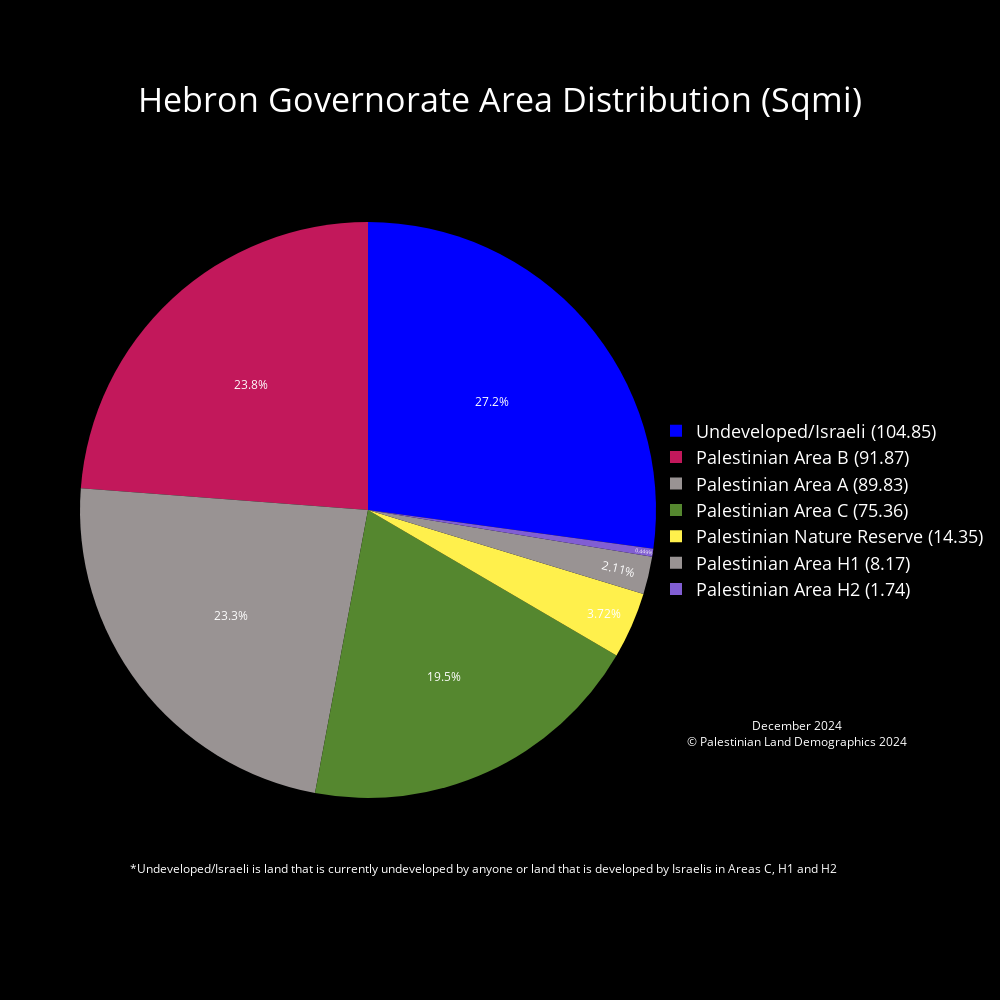

The notebook cell saved with this chart:
### Code cell
# Hebron Governorate
West_Bank_Governorates = Governorates_WB[Governorates_WB['Governorates_Code'] < 2000]
Hebron_gov = West_Bank_Governorates[West_Bank_Governorates['Governorates_Name'] == 'Hebron']
# Clip to Governorate
Hebron_land_mass = gpd.clip(Palestinian_Land_Mass, Hebron_gov)
Hebron_seam_zone = gpd.clip(Seam_Zone, Hebron_gov)
# Calculate Area for clipped layer
Hebron_land_mass['Area_sqmi'] = Hebron_land_mass['geometry'].to_crs(epsg=28191).area * 3.8610215854245e-7
Hebron_seam_zone['Area_sqmi'] = Hebron_seam_zone['geometry'].to_crs(epsg=28191).area * 3.8610215854245e-7
# Plot for Visualization
fig, ax = plt.subplots()
Hebron_gov.plot(ax = ax, facecolor = "white", edgecolor = "black", label = "Hebron Governorate")
Hebron_seam_zone.plot(ax=ax, facecolor = "#1a237e", edgecolor = "#1a237e", label = "Palestinian Seam Zone in Hebron")
Hebron_land_mass.plot(ax = ax, facecolor = "green", edgecolor = "green", label = "Palestinian Land Mass in Hebron")
plt.title(f"Palestinian Land Mass Hebron")
plt.xlabel('Longitude')
plt.ylabel('Latitude')
plt.show()
# Calculate the land mass in areas a, b, c etc..
Hebron_gov_area_a_area = Hebron_land_mass[Hebron_land_mass['CLASS'] == 'A']['Area_sqmi'].sum()
Hebron_gov_area_b_area = Hebron_land_mass[Hebron_land_mass['CLASS'] == 'B']['Area_sqmi'].sum()
Hebron_area_c_seam_zone = Hebron_seam_zone[Hebron_seam_zone['CLASS'] == 'C']['Area_sqmi'].sum()
Hebron_gov_area_c_area = Hebron_land_mass[Hebron_land_mass['CLASS'] == 'C']['Area_sqmi'].sum() + Hebron_area_c_seam_zone # for total Palestinian land in Area C
Hebron_gov_area_h1_area = Hebron_land_mass[Hebron_land_mass['CLASS'] == 'H1']['Area_sqmi'].sum()
Hebron_gov_area_h2_area = Hebron_land_mass[Hebron_land_mass['CLASS'] == 'H2']['Area_sqmi'].sum()
Hebron_gov_nature_reserve_area = Hebron_land_mass[Hebron_land_mass['CLASS'] == 'Nature Reserve']['Area_sqmi'].sum()
Hebron_gov_area = Governorates_WB[Governorates_WB["Governorates_Name"] == "Hebron"]["Area_sqmi"].iloc[0]
open_or_israeli_area = Hebron_gov_area - Hebron_gov_area_a_area - Hebron_gov_area_b_area - Hebron_gov_area_c_area - Hebron_gov_area_h1_area - Hebron_gov_area_h2_area - Hebron_gov_nature_reserve_area

# declaring data from land mass calculations
data = [Hebron_gov_area_a_area, Hebron_gov_area_b_area, Hebron_gov_area_c_area, Hebron_gov_area_h1_area, Hebron_gov_area_h2_area, Hebron_gov_nature_reserve_area, open_or_israeli_area]

# Custom color palette and labels
label_color_dict = {'Palestinian Area A' : '#999393', 'Palestinian Area B' : '#C2185B', 'Palestinian Area C' : '#55872F', 'Palestinian Area H1' : '#999393', 'Palestinian Area H2' : '#815ED3', 'Palestinian Nature Reserve' : '#FFF04C', 'Undeveloped/Israeli' : '#0000FF'}
labels = list(label_color_dict.keys())
palette_color = list(label_color_dict.values())
custom_labels = [f'{label} ({round(value, 2)})' for label, value in zip(labels, data)]

# Pie chart using plotly
fig = go.Figure(
    data=[
        go.Pie(
            labels=custom_labels,
            values=data,
            marker=dict(colors=palette_color)
            
        )
    ]
)

fig.update_traces(textposition='inside',       # puts text inside the pie chart
                    textinfo = 'percent',        # shows us the percent and the area in sqmi ('percent+label' to show both)
                    textfont_color='white')      # color of the labels inside the pie chart are set to white

fig.update_layout(
    paper_bgcolor='black',       # background color around the plot  
    plot_bgcolor='black',        # background color of the plot
    font_color='white',          # color of the legend and title
    title={
        'text': 'Hebron Governorate Area Distribution (Sqmi)',
        'x': 0.5,                # Middle
        'y': 0.90,                # Nearly at the top
        'xanchor': 'center',
        'yanchor': 'middle',
        'font': {'size': 34}     # Increase font size for the title
    },
    legend={
        'font': {'size': 18},     # Increase font size for the legend
        'x': 1,                   # Position legend to the right of the pie chart
        'y': 0.5,                 # Position legend in the middle
        'xanchor': 'left',
        'yanchor': 'middle'
    },
    annotations=[
        dict(
            text="*Undeveloped/Israeli is land that is currently undeveloped by anyone or land that is developed by Israelis in Areas C, H1 and H2",
            x=0.7,
            y=0.05,
            showarrow=False,
            font=dict(color='white', size=12),
            xanchor='center'
        ),
        dict(
            text="December 2024<br>© Palestinian Land Demographics 2024",
            x=1.05,
            y=0.25,
            showarrow=False,
            font=dict(color='white', size=12),
            xanchor='left',
            yanchor='top'
        )
    ],
    
    width=1000,                  # width and height of the pie chart
    height=1000
)

fig.write_html('December2024\PieCharts_HTML\Hebron_Governorate_Area_Distribution_Pie_Chart.html')
fig.show()

hti = Html2Image(size=(1000, 1000))
# Set the output path
hti.output_path = 'December2024/PieCharts_JPG'

# Take a screenshot of the HTML file and save it as a JPG file
hti.screenshot(
    html_file='December2024/PieCharts_HTML/Hebron_Governorate_Area_Distribution_Pie_Chart.html',
    save_as='Hebron_Governorate_Area_Distribution_Pie_Chart.jpg'
)

### Figure 1 — Plotly figure (JSON) as saved in the notebook; plotly's stock layout.template omitted (floating-point values rounded to 4 significant figures)
{"data": [{"labels": ["Palestinian Area A (89.83)", "Palestinian Area B (91.87)", "Palestinian Area C (75.36)", "Palestinian Area H1 (8.17)", "Palestinian Area H2 (1.74)", "Palestinian Nature Reserve (14.35)", "Undeveloped/Israeli (104.85)"], "marker": {"colors": ["#999393", "#C2185B", "#55872F", "#999393", "#815ED3", "#FFF04C", "#0000FF"]}, "textfont": {"color": "white"}, "textinfo": "percent", "textposition": "inside", "type": "pie", "values": [89.83, 91.87, 75.36, 8.165, 1.735, 14.35, 104.8]}], "layout": {"annotations": [{"font": {"color": "white", "size": 12}, "showarrow": false, "text": "*Undeveloped/Israeli is land that is currently undeveloped by anyone or land that is developed by Israelis in Areas C, H1 and H2", "x": 0.7, "xanchor": "center", "y": 0.05}, {"font": {"color": "white", "size": 12}, "showarrow": false, "text": "December 2024<br>© Palestinian Land Demographics 2024", "x": 1.05, "xanchor": "left", "y": 0.25, "yanchor": "top"}], "font": {"color": "white"}, "height": 1000, "legend": {"font": {"size": 18}, "x": 1, "xanchor": "left", "y": 0.5, "yanchor": "middle"}, "paper_bgcolor": "black", "plot_bgcolor": "black", "title": {"font": {"size": 34}, "text": "Hebron Governorate Area Distribution (Sqmi)", "x": 0.5, "xanchor": "center", "y": 0.9, "yanchor": "middle"}, "width": 1000}}
